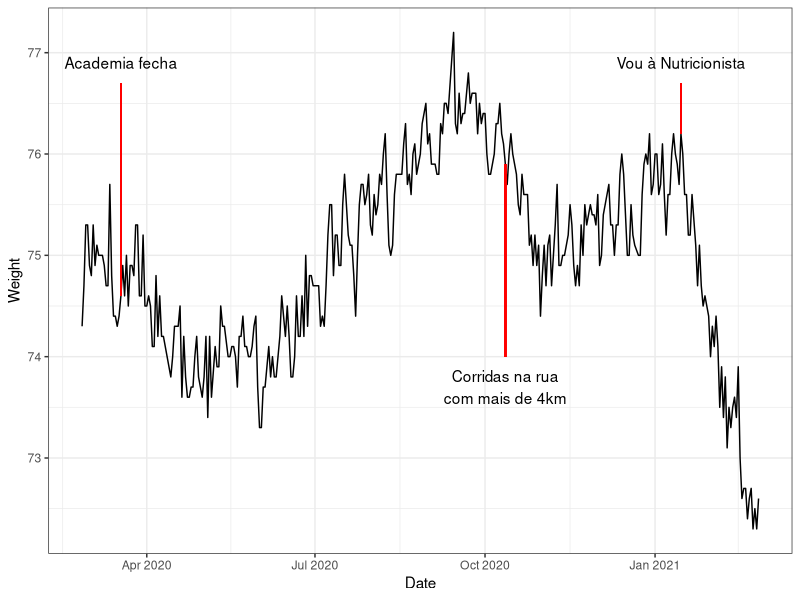

Write R code to recreate this figure.
# preparacao

library(tidyverse)
theme_set(theme_bw())
library(lubridate)

# leitura dos dados

dados <- 
  read.csv(file = "data-mfp.csv") %>%
  mutate(Date = ymd(Date)) %>%
  filter(Date >= ymd("2020-02-26"))

# grafico

ggplot(dados, aes(x = Date, y = Weight)) +
  geom_line() +
  # academia
  annotate("text", x = ymd("2020-03-18"), y = 76.9, label = "Academia fecha") +
  geom_segment(aes(x = ymd("2020-03-18"), y = 74.6, xend = ymd("2020-03-18"), yend = 76.7), col = "red") +
  # corrida
  annotate("text", x = ymd("2020-10-12"), y = 73.7, label = "Corridas na rua\ncom mais de 4km") +
  geom_segment(aes(x = ymd("2020-10-12"), y = 75.9, xend = ymd("2020-10-12"), yend = 74), col = "red") +
  # nutricionista
  annotate("text", x = ymd("2021-01-15"), y = 76.9, label = "Vou à Nutricionista") +
  geom_segment(aes(x = ymd("2021-01-15"), y = 76.2, xend = ymd("2021-01-15"), yend = 76.7), col = "red")
